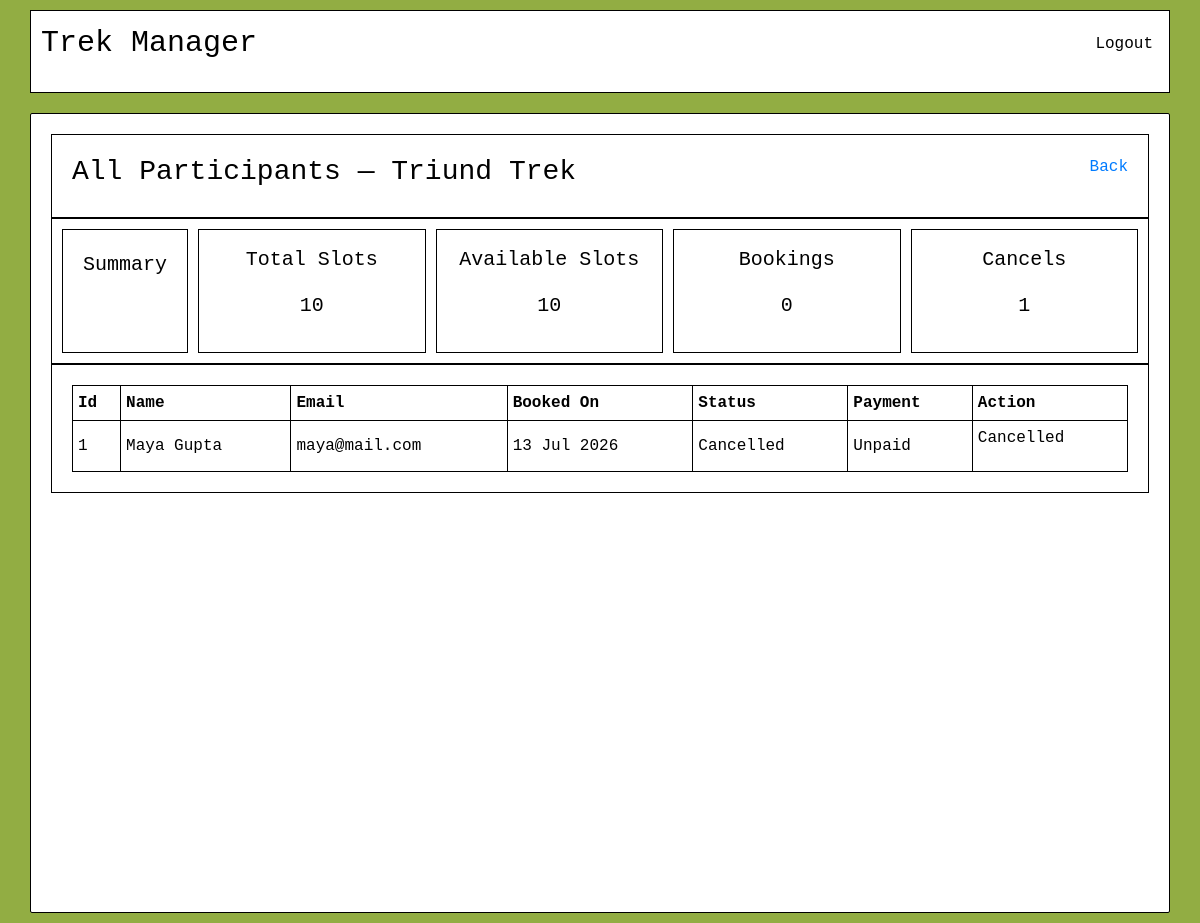
Page /staff/registered_trekkers/3 (signed in) on the committed database.
### models.py (models this page shows)
class Trek(db.Model):
    __tablename__ = "treks"
    id = db.Column(db.Integer, primary_key=True)
    title = db.Column(db.String(150), nullable=False)
    location = db.Column(db.String(100), nullable=False)
    difficulty = db.Column(db.String(20), nullable=False)
    duration = db.Column(db.Integer, nullable=False)
    total_slots = db.Column(db.Integer, nullable=False)
    available_slots = db.Column(db.Integer, nullable=False)
    status = db.Column(db.String(20), default="Pending")   # will track Open / Closed / Completed
    start_date = db.Column(db.DateTime, nullable=False)
    end_date = db.Column(db.DateTime, nullable=False)
    is_removed = db.Column(db.Boolean, nullable=False, default=False)
    staff_id = db.Column(db.Integer, db.ForeignKey("users.id"), nullable=True)
    bookings = db.relationship("Booking", backref="trek", lazy=True)

class Booking(db.Model):
    __tablename__ = "bookings"
    id = db.Column(db.Integer, primary_key=True)
    booking_date = db.Column(db.DateTime, default=datetime.utcnow)
    status = db.Column(db.String(20), nullable=False, default="Booked")   #will track reservation if booked, cancelled or completed
    payment_status = db.Column(db.String(20), nullable=False, default="Unpaid")
    trek_id = db.Column(db.Integer, db.ForeignKey("treks.id"), nullable=False)
    user_id = db.Column(db.Integer, db.ForeignKey("users.id"), nullable=False)

class User(db.Model):
    __tablename__ = "users"
    id = db.Column(db.Integer, primary_key=True)
    name = db.Column(db.String(100), nullable=False)
    email = db.Column(db.String(120), unique=True, nullable=False)
    password = db.Column(db.String(200), nullable=False)
    contact = db.Column(db.String(20), nullable=True)
    role = db.Column(db.String(20), nullable=False, default="Trekker")
    is_blacklisted = db.Column(db.Boolean, default=False, nullable=False)
    treks_managed = db.relationship("Trek", backref="manager", lazy=True)
    bookings = db.relationship("Booking", backref="trekker", lazy=True, cascade="all, delete-orphan")
    staff_profile = db.relationship("StaffProfile", backref="user", uselist=False, cascade="all, delete-orphan")

### staff.py (the view)
@staff.route("/registered_trekkers/<int:trek_id>", methods=['POST', 'GET'])
def registered_trekkers(trek_id):
    trek = Trek.query.get(trek_id)
    all_participants = Booking.query.filter_by(trek_id=trek.id).all()
    count_bookings = Booking.query.filter_by(trek_id=trek.id, status="Booked").count()
    count_cancels = Booking.query.filter_by(trek_id=trek.id, status="Cancelled").count()
    return render_template("staff/registered_trekkers.html", all_participants=all_participants, trek=trek, count_bookings=count_bookings, count_cancels=count_cancels)

### staff.py (called while the page is built)
@staff.before_request
def check_staff():
    if not session.get('user_id'):
        flash("Please log in to continue.", "error")
        return redirect(url_for('auth.login'))
    if session.get('role') != "Staff":
        flash("Unauthorised access.", "warning")
        return redirect(url_for('auth.login'))

### templates/staff/registered_trekkers.html (shortened to what this page needs)
{% extends "base.html" %}
{% block content %}
<div class="dash-container">
    <div class="admin-dash-head">
        <h3>All Participants — {{ trek.title }}</h3>
        <a href="{{ url_for('staff.dashboard') }}">Back</a>
    </div>
    <div class="dash-stats">
        <div class="admin-dash-head">
            <p>Summary</p>
        </div>
        <div class="dash-sum">
            <p>Total Slots</p>
            <p>{{ trek.total_slots }}</p>
        </div>
        <div class="dash-sum">
            <p>Available Slots</p>
            <p>{{ trek.available_slots }}</p>
        </div>
        <div class="dash-sum">
            <p>Bookings</p>
            <p>{{ count_bookings }}</p>
        </div>
        <div class="dash-sum">
            <p>Cancels</p>
            <p>{{ count_cancels }}</p>
        </div>
    </div>
    <div class="list-box">
        <div class="trek-list">
            {% if all_participants %}
            <table>
                <tr>
                    <th>Id</th>
                    <th>Name</th>
                    <th>Email</th>
                    <th>Booked On</th>
                    <th>Status</th>
                    <th>Payment</th>
                    <th>Action</th>
                </tr>
                {% for participant in all_participants %}
                <tr>
                    <td>{{ participant.id }}</td>
                    <td>{{ participant.trekker.name }}</td>
                    <td>{{ participant.trekker.email }}</td>
                    <td>{{ participant.booking_date.strftime('%d %b %Y') }}</td>
                    <td>{{ participant.status }}</td>
                    <td>{{ participant.payment_status }}</td>
                    <td>
                        {% if participant.status=="Booked" %}
                            <form action="{{ url_for('staff.cancel_booking', booking_id=participant.id) }}" method="POST">
                                <button type="submit">Cancel</button>
                            </form>
                        {% elif participant.status == "Completed" %}
                            <p>Completed</p>
                        {% else %}
                            <p>Cancelled</p>
                        {% endif %}
                    </td>
                </tr>
                {% endfor %}
            </table>
            {% else %}
                <p>No participants registered for this trek yet.</p>
            {% endif %}
        </div>
    </div>
</div>
{% endblock %}

### static/style.css (style rules this page uses)
* { margin: 0; padding: 0; font-family: monospace; box-sizing: border-box; }
body { background-color: rgb(146, 173, 67); display: flex; flex-direction: column; align-items: center; min-height: 100vh; }
.dash-container { margin: 10px auto; padding: 20px; width: 95%; min-height: 100vh; border: 1px solid black; border-radius: 2px; color: rgb(0, 0, 0); background-color: rgb(255, 255, 255); }
.dash-stats { border: 1px solid black; padding: 10px; display: flex; flex-direction: row; width: 100%; font-size: x-large; gap: 10px; }
.dash-sum { padding: 15px; flex: 1; text-align: center; border: 1px solid black; color: rgb(0, 0, 0); background-color: rgb(255, 255, 255); }
.admin-dash-head { border: 1px solid black; display: flex; justify-content: space-between; padding: 20px; }
.trek-list { border: 1px solid black; padding: 20px; overflow-x: auto; }
.trek-list table { border: 1px solid black; padding: 5px; width: 100%; }
.trek-list table th, .trek-list table td { border: 1px solid black; padding: 5px; }

### rows in the picture
Trek: title "Triund Trek", total_slots "10", available_slots "10"
Booking: id "1", trekker.name "Maya Gupta", trekker.email "maya@mail.com", booking_date "13 Jul 2026", status "Cancelled", payment_status "Unpaid"

### other values in the picture
{{ count_bookings }} "0"
{{ count_cancels }} "1"
